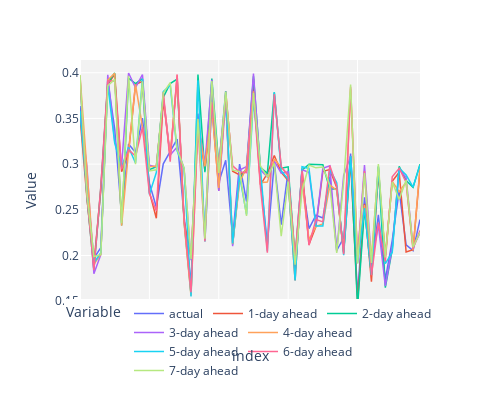

Write notebook code for a chart like this one.
### Code cell
import plotly.express as px

# Assuming eadata_1_long is already defined as per your description

# Plotting using the long format DataFrame
fig = px.line(eadata_1_long, x="index", y="Value", color="Variable")

# Update the layout to move the legend to the bottom
fig.update_layout(
    height=400,
    width=500,
    legend=dict(
        orientation="h",  # Horizontal orientation
        yanchor="bottom",  # Anchor legend at the bottom
        y=-0.25,  # Position legend below the x-axis
        xanchor="center",  # Center the legend horizontally
        x=0.5,  # Center position
    ),
)

# Update traces to make lines thinner
fig.update_traces(line=dict(width=1.5))
fig.update_layout(plot_bgcolor="rgba(0,0,0,0.05)")

fig.show()

### Figure 1 — Plotly figure (JSON) as saved in the notebook; plotly's stock layout.template omitted (floating-point values rounded to 4 significant figures)
{"data": [{"hovertemplate": "Variable=actual<br>index=%{x}<br>Value=%{y}<extra></extra>", "legendgroup": "actual", "line": {"color": "#636efa", "dash": "solid", "width": 1.5}, "marker": {"symbol": "circle"}, "mode": "lines", "name": "actual", "orientation": "v", "showlegend": true, "type": "scatter", "x": [0, 1, 2, 3, 4, 5, 6, 7, 8, 9, 10, 11, 12, 13, 14, 15, 16, 17, 18, 19, 20, 21, 22, 23, 24, 25, 26, 27, 28, 29, 30, 31, 32, 33, 34, 35, 36, 37, 38, 39, 40, 41, 42, 43, 44, 45, 46, 47, 48, 49], "xaxis": "x", "y": [0.3635, 0.2755, 0.197, 0.2087, 0.3918, 0.3386, 0.2435, 0.3219, 0.3127, 0.3503, 0.2791, 0.2528, 0.3004, 0.3134, 0.3275, 0.2431, 0.1685, 0.3553, 0.2235, 0.3797, 0.2801, 0.3041, 0.2202, 0.2999, 0.2591, 0.3885, 0.286, 0.2122, 0.3022, 0.2337, 0.2929, 0.1823, 0.2831, 0.2294, 0.244, 0.241, 0.2861, 0.2055, 0.2194, 0.3115, 0.1562, 0.2637, 0.1858, 0.2446, 0.1736, 0.2167, 0.2709, 0.2116, 0.2053, 0.2393], "yaxis": "y"}, {"hovertemplate": "Variable=1-day ahead<br>index=%{x}<br>Value=%{y}<extra></extra>", "legendgroup": "1-day ahead", "line": {"color": "#EF553B", "dash": "solid", "width": 1.5}, "marker": {"symbol": "circle"}, "mode": "lines", "name": "1-day ahead", "orientation": "v", "showlegend": true, "type": "scatter", "x": [0, 1, 2, 3, 4, 5, 6, 7, 8, 9, 10, 11, 12, 13, 14, 15, 16, 17, 18, 19, 20, 21, 22, 23, 24, 25, 26, 27, 28, 29, 30, 31, 32, 33, 34, 35, 36, 37, 38, 39, 40, 41, 42, 43, 44, 45, 46, 47, 48, 49], "xaxis": "x", "y": [0.3515, 0.2627, 0.1904, 0.2715, 0.3866, 0.3984, 0.2916, 0.3125, 0.387, 0.3906, 0.2697, 0.2407, 0.3703, 0.3091, 0.394, 0.2382, 0.1983, 0.3465, 0.2928, 0.3651, 0.271, 0.38, 0.2922, 0.2881, 0.2932, 0.3934, 0.2774, 0.2897, 0.3094, 0.2911, 0.282, 0.1726, 0.2951, 0.212, 0.2316, 0.2921, 0.294, 0.2744, 0.203, 0.3039, 0.1494, 0.2565, 0.1713, 0.2902, 0.1995, 0.2811, 0.2911, 0.2038, 0.2063, 0.2939], "yaxis": "y"}, {"hovertemplate": "Variable=2-day ahead<br>index=%{x}<br>Value=%{y}<extra></extra>", "legendgroup": "2-day ahead", "line": {"color": "#00cc96", "dash": "solid", "width": 1.5}, "marker": {"symbol": "circle"}, "mode": "lines", "name": "2-day ahead", "orientation": "v", "showlegend": true, "type": "scatter", "x": [0, 1, 2, 3, 4, 5, 6, 7, 8, 9, 10, 11, 12, 13, 14, 15, 16, 17, 18, 19, 20, 21, 22, 23, 24, 25, 26, 27, 28, 29, 30, 31, 32, 33, 34, 35, 36, 37, 38, 39, 40, 41, 42, 43, 44, 45, 46, 47, 48, 49], "xaxis": "x", "y": [0.3929, 0.2641, 0.1839, 0.2745, 0.3887, 0.3997, 0.233, 0.3939, 0.3882, 0.3934, 0.294, 0.2972, 0.3731, 0.3882, 0.393, 0.2374, 0.1575, 0.3981, 0.291, 0.3935, 0.2986, 0.3703, 0.2121, 0.2831, 0.2953, 0.396, 0.2964, 0.2899, 0.3785, 0.2955, 0.297, 0.1977, 0.2933, 0.3, 0.2997, 0.2994, 0.2724, 0.2733, 0.2043, 0.3088, 0.1437, 0.2512, 0.1787, 0.2976, 0.1648, 0.2065, 0.2976, 0.2819, 0.2745, 0.2999], "yaxis": "y"}, {"hovertemplate": "Variable=3-day ahead<br>index=%{x}<br>Value=%{y}<extra></extra>", "legendgroup": "3-day ahead", "line": {"color": "#ab63fa", "dash": "solid", "width": 1.5}, "marker": {"symbol": "circle"}, "mode": "lines", "name": "3-day ahead", "orientation": "v", "showlegend": true, "type": "scatter", "x": [0, 1, 2, 3, 4, 5, 6, 7, 8, 9, 10, 11, 12, 13, 14, 15, 16, 17, 18, 19, 20, 21, 22, 23, 24, 25, 26, 27, 28, 29, 30, 31, 32, 33, 34, 35, 36, 37, 38, 39, 40, 41, 42, 43, 44, 45, 46, 47, 48, 49], "xaxis": "x", "y": [0.3564, 0.2973, 0.1801, 0.201, 0.3978, 0.3253, 0.2986, 0.3997, 0.3836, 0.398, 0.2988, 0.2969, 0.3737, 0.3099, 0.3187, 0.2947, 0.1948, 0.3464, 0.2996, 0.3921, 0.2708, 0.3705, 0.2102, 0.2935, 0.2973, 0.3992, 0.2937, 0.2859, 0.3033, 0.2902, 0.2915, 0.1918, 0.2939, 0.2909, 0.2326, 0.2955, 0.2982, 0.2045, 0.2875, 0.3086, 0.1956, 0.299, 0.1944, 0.2331, 0.1666, 0.2085, 0.2946, 0.2853, 0.209, 0.2246], "yaxis": "y"}, {"hovertemplate": "Variable=4-day ahead<br>index=%{x}<br>Value=%{y}<extra></extra>", "legendgroup": "4-day ahead", "line": {"color": "#FFA15A", "dash": "solid", "width": 1.5}, "marker": {"symbol": "circle"}, "mode": "lines", "name": "4-day ahead", "orientation": "v", "showlegend": true, "type": "scatter", "x": [0, 1, 2, 3, 4, 5, 6, 7, 8, 9, 10, 11, 12, 13, 14, 15, 16, 17, 18, 19, 20, 21, 22, 23, 24, 25, 26, 27, 28, 29, 30, 31, 32, 33, 34, 35, 36, 37, 38, 39, 40, 41, 42, 43, 44, 45, 46, 47, 48, 49], "xaxis": "x", "y": [0.3972, 0.2975, 0.1904, 0.2015, 0.392, 0.3993, 0.2327, 0.314, 0.3874, 0.3408, 0.2973, 0.2979, 0.3755, 0.3077, 0.3972, 0.2356, 0.1558, 0.3442, 0.2974, 0.3601, 0.2739, 0.3763, 0.2127, 0.2803, 0.2959, 0.3796, 0.2798, 0.2804, 0.3057, 0.2967, 0.2877, 0.1974, 0.2797, 0.2173, 0.2319, 0.2345, 0.277, 0.2716, 0.2028, 0.3825, 0.1927, 0.2551, 0.1981, 0.2963, 0.1989, 0.2811, 0.2699, 0.2803, 0.2057, 0.2962], "yaxis": "y"}, {"hovertemplate": "Variable=5-day ahead<br>index=%{x}<br>Value=%{y}<extra></extra>", "legendgroup": "5-day ahead", "line": {"color": "#19d3f3", "dash": "solid", "width": 1.5}, "marker": {"symbol": "circle"}, "mode": "lines", "name": "5-day ahead", "orientation": "v", "showlegend": true, "type": "scatter", "x": [0, 1, 2, 3, 4, 5, 6, 7, 8, 9, 10, 11, 12, 13, 14, 15, 16, 17, 18, 19, 20, 21, 22, 23, 24, 25, 26, 27, 28, 29, 30, 31, 32, 33, 34, 35, 36, 37, 38, 39, 40, 41, 42, 43, 44, 45, 46, 47, 48, 49], "xaxis": "x", "y": [0.3582, 0.2681, 0.1918, 0.2031, 0.3871, 0.323, 0.2968, 0.3184, 0.3013, 0.3934, 0.2669, 0.2908, 0.3794, 0.3864, 0.3144, 0.2949, 0.1552, 0.3919, 0.2152, 0.368, 0.2964, 0.3797, 0.2132, 0.2872, 0.2449, 0.3701, 0.2958, 0.2047, 0.3785, 0.2928, 0.2834, 0.1726, 0.2971, 0.2952, 0.2323, 0.2322, 0.2943, 0.2797, 0.2002, 0.3085, 0.1917, 0.2519, 0.1788, 0.2967, 0.1911, 0.2036, 0.2958, 0.2881, 0.2749, 0.2989], "yaxis": "y"}, {"hovertemplate": "Variable=6-day ahead<br>index=%{x}<br>Value=%{y}<extra></extra>", "legendgroup": "6-day ahead", "line": {"color": "#FF6692", "dash": "solid", "width": 1.5}, "marker": {"symbol": "circle"}, "mode": "lines", "name": "6-day ahead", "orientation": "v", "showlegend": true, "type": "scatter", "x": [0, 1, 2, 3, 4, 5, 6, 7, 8, 9, 10, 11, 12, 13, 14, 15, 16, 17, 18, 19, 20, 21, 22, 23, 24, 25, 26, 27, 28, 29, 30, 31, 32, 33, 34, 35, 36, 37, 38, 39, 40, 41, 42, 43, 44, 45, 46, 47, 48, 49], "xaxis": "x", "y": [0.3949, 0.2645, 0.184, 0.2756, 0.3912, 0.3911, 0.2943, 0.3159, 0.3086, 0.3403, 0.2682, 0.2487, 0.3788, 0.3027, 0.3981, 0.2394, 0.1597, 0.3408, 0.2154, 0.3682, 0.2987, 0.3756, 0.2981, 0.2913, 0.2906, 0.3762, 0.2751, 0.2031, 0.3765, 0.2972, 0.2876, 0.1965, 0.293, 0.2113, 0.2395, 0.2368, 0.2984, 0.2759, 0.2015, 0.3846, 0.1992, 0.2924, 0.1783, 0.2361, 0.1936, 0.2862, 0.2954, 0.28, 0.2074, 0.2275], "yaxis": "y"}, {"hovertemplate": "Variable=7-day ahead<br>index=%{x}<br>Value=%{y}<extra></extra>", "legendgroup": "7-day ahead", "line": {"color": "#B6E880", "dash": "solid", "width": 1.5}, "marker": {"symbol": "circle"}, "mode": "lines", "name": "7-day ahead", "orientation": "v", "showlegend": true, "type": "scatter", "x": [0, 1, 2, 3, 4, 5, 6, 7, 8, 9, 10, 11, 12, 13, 14, 15, 16, 17, 18, 19, 20, 21, 22, 23, 24, 25, 26, 27, 28, 29, 30, 31, 32, 33, 34, 35, 36, 37, 38, 39, 40, 41, 42, 43, 44, 45, 46, 47, 48, 49], "xaxis": "x", "y": [0.3976, 0.2675, 0.199, 0.201, 0.3858, 0.3928, 0.2353, 0.3967, 0.3, 0.3905, 0.2926, 0.2939, 0.3778, 0.3891, 0.3158, 0.2958, 0.1961, 0.3497, 0.2184, 0.391, 0.2904, 0.3791, 0.2934, 0.2918, 0.2434, 0.3777, 0.2981, 0.2857, 0.301, 0.2211, 0.2808, 0.19, 0.2706, 0.2989, 0.2959, 0.2968, 0.2772, 0.2029, 0.2805, 0.3871, 0.1912, 0.2902, 0.192, 0.3, 0.198, 0.2804, 0.2614, 0.2825, 0.209, 0.2255], "yaxis": "y"}], "layout": {"height": 400, "legend": {"orientation": "h", "title": {"text": "Variable"}, "tracegroupgap": 0, "x": 0.5, "xanchor": "center", "y": -0.25, "yanchor": "bottom"}, "margin": {"t": 60}, "plot_bgcolor": "rgba(0,0,0,0.05)", "width": 500, "xaxis": {"anchor": "y", "domain": [0, 1], "title": {"text": "index"}}, "yaxis": {"anchor": "x", "domain": [0, 1], "title": {"text": "Value"}}}}
